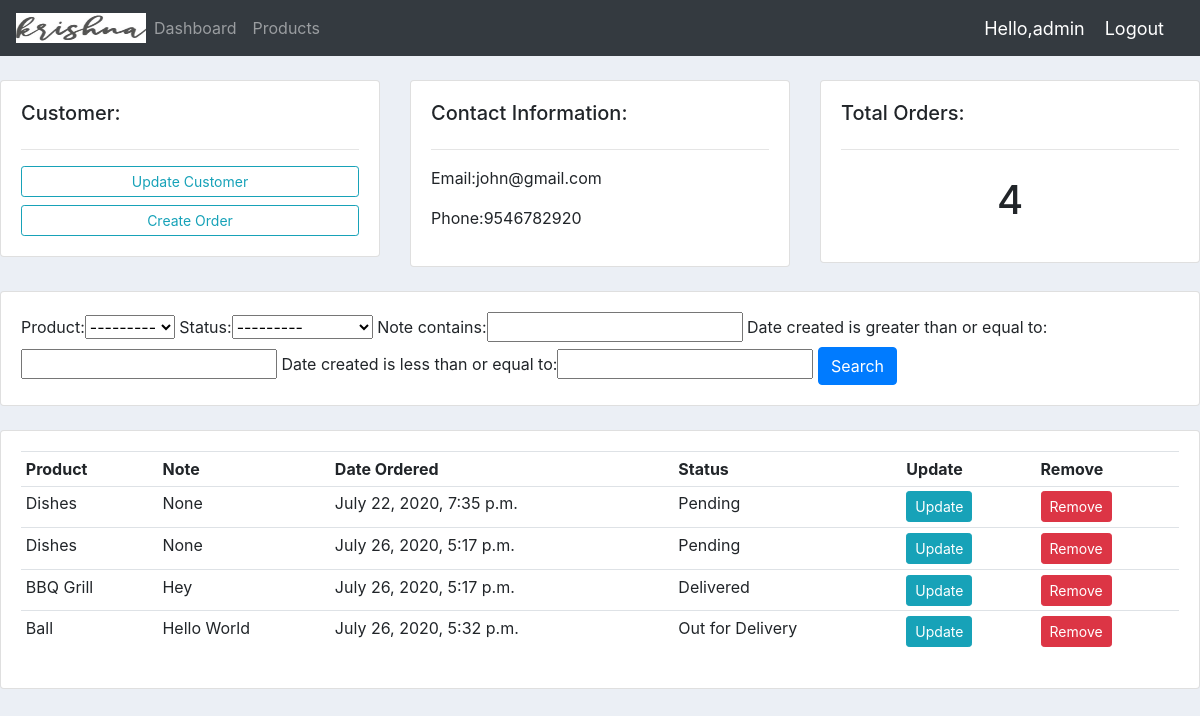
The app's page /customer/1/ (signed in) with its own data.
### accounts/models.py (models this page shows, shortened)
class Customer(models.Model):
    name = models.CharField(max_length=200, null=True)
    phone = models.CharField(max_length=200, null=True)
    email = models.CharField(max_length=200, null=True)
    date_created = models.DateTimeField(auto_now_add=True, null=True)

class Order(models.Model):
    STATUS = (
        ('Pending', 'Pending'),
        ('Out for Delivery', 'Out for Delivery'),
        ('Delivered', 'Delivered'),
    )
    customer = models.ForeignKey(Customer, null=True, on_delete=models.SET_NULL)
    product = models.ForeignKey(Product, null=True, on_delete=models.SET_NULL)
    date_created = models.DateTimeField(auto_now_add=True, null=True)
    status = models.CharField(max_length=200, null=True, choices=STATUS)
    note = models.CharField(max_length=500,null=True)

class Product(models.Model):
    CATEGORY = (
        ('Indoor', 'Indoor'),
        ('Outdoor', 'Outdoor'),
    )
    name = models.CharField(max_length=200, null=True)
    price = models.FloatField(null=True)
    category = models.CharField(max_length=200, null=True, choices=CATEGORY)
    description = models.CharField(max_length=200, null=True,blank=True)
    date_created = models.DateTimeField(auto_now_add=True, null=True)
    tag = models.ManyToManyField(Tag)
    def __str__(self):
        return self.name

### accounts/views.py (the view)
# urls.py: path('customer/<str:pk_test>/', views.customer, name='customer'),
@login_required(login_url='login')
def customer(request, pk_test):
    customer_profile = Customer.objects.get(id=pk_test)
    orders = customer_profile.order_set.all()
    order_count = orders.count()
    myFilter = OrderFilter(request.GET, queryset=orders)
    orders = myFilter.qs
    context = {
        'customer_profile': customer_profile,
        'orders': orders,
        'order_count': order_count,
        'myFilter': myFilter,
    }
    return render(request, 'accounts/customer.html', context)

### accounts/templates/accounts/customer.html
{% extends 'accounts/base.html' %}
{% block content %}
    <br>
    <div class="row">
        <div class="col-md">
            <div class="card card-body">
                <h5>Customer:</h5>
                <hr>
                <a class="btn btn-outline-info btn-sm btn-block" href="">Update Customer</a>
                <a class="btn btn-outline-info btn-sm btn-block" href="{% url 'create-order' customer_profile.id %}">Create Order</a>
            </div>
        </div>
        <div class="col-md">
            <div class="card card-body">
                <h5>Contact Information:</h5>
                <hr>
                <p>Email:{{ customer_profile.email }}</p>
                <p>Phone:{{ customer_profile.phone }}</p>
            </div>
        </div>
        <div class="col-md">
            <div class="card card-body">
                <h5>Total Orders:</h5>
                <hr>
                <h1 style="text-align: center;padding: 10px">{{ order_count }}</h1>
            </div>
        </div>
    </div>
    <br>
    <div class="row">
        <div class="col">
            <div class="card card-body">
                <form method="get">
                    {{ myFilter.form }}
                    <button class="btn btn-primary" type="submit">Search</button>
                </form>
            </div>
        </div>
    </div>
    <br>
    <div class="row">
        <div class="col-md">
            <div class="card card-body">
                <table class="table table-sm">
                    <tr>
                        <th>Product</th>
                        <th>Note</th>
                        <th>Date Ordered</th>
                        <th>Status</th>
                        <th>Update</th>
                        <th>Remove</th>
                    </tr>
                    {% for order in orders %}
                        <tr>
                            <td>{{ order.product }}</td>
                            <td>{{ order.note }}</td>
                            <td>{{ order.date_created }}</td>
                            <td>{{ order.status }}</td>
                            <td><a class="btn btn-sm btn-info" href="{% url 'update-order' order.id %}">Update</a> </td>
                            <td><a class="btn btn-sm btn-danger" href="{% url 'delete-order' order.id %}">Remove</a></td>
                        </tr>
                    {% endfor %}
                </table>
            </div>
        </div>
    </div>
{% endblock %}

### accounts/templates/accounts/navbar.html (shortened to what this page needs)
{% load static %}
<nav class="navbar navbar-expand-lg navbar-dark bg-dark">
    <img src="{% static 'images/freeLogo.jpeg' %}" height="30" width="130">
    <div class="collapse navbar-collapse" id="navbarNav">
        <ul class="navbar-nav">
            <li class="nav-item">
                <a class="nav-link" href="{% url 'home' %}">Dashboard</a>
            </li>
            <li class="nav-item">
                <a class="nav-link" href="{% url 'products' %}">Products</a>
            </li>
        </ul>
    </div>
    <span class="hello-msg">Hello,{{ request.user }}</span>
    <span><a class="hello-msg" href="{% url 'logout' %}">Logout</a> </span>
</nav>

### accounts/static/accounts/main.css (style rules this page uses)
body { background-color: #ebeff5; }

### accounts/templates/accounts/navbar.html (style rules this page uses)
.hello-msg { font-size:18px ; color: #fff; margin-right: 20px; }

### records on screen
Customer: email "john@gmail.com", phone "9546782920"
Order: product "Dishes", note "None", date_created "July 22, 2020, 7:35 p.m.", status "Pending"
Order: product "Dishes", note "None", date_created "July 26, 2020, 5:17 p.m.", status "Pending"
Order: product "BBQ Grill", note "Hey", date_created "July 26, 2020, 5:17 p.m.", status "Delivered"
Order: product "Ball", note "Hello World", date_created "July 26, 2020, 5:32 p.m.", status "Out for Delivery"

### other values on screen
{{ request.user }} "admin"
{{ order_count }} "4"
